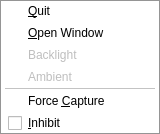
<?xml version="1.0" encoding="UTF-8"?>
<ui version="4.0">
 <class>TrayMenu</class>
 <widget class="QMenu" name="TrayMenu">
  <property name="title">
   <string/>
  </property>
  <action name="actionQuit">
   <property name="text">
    <string>&amp;Quit</string>
   </property>
  </action>
  <action name="actionCapture">
   <property name="text">
    <string>Force &amp;Capture</string>
   </property>
  </action>
  <action name="actionOpen">
   <property name="text">
    <string>&amp;Open Window</string>
   </property>
  </action>
  <action name="actionInhibit">
   <property name="checkable">
    <bool>true</bool>
   </property>
   <property name="text">
    <string>&amp;Inhibit</string>
   </property>
  </action>
  <action name="actionBacklight">
   <property name="enabled">
    <bool>false</bool>
   </property>
   <property name="text">
    <string>Backlight</string>
   </property>
   <property name="menuRole">
    <enum>QAction::TextHeuristicRole</enum>
   </property>
  </action>
  <action name="actionAmbient">
   <property name="enabled">
    <bool>false</bool>
   </property>
   <property name="text">
    <string>Ambient</string>
   </property>
  </action>
  <addaction name="actionQuit"/>
  <addaction name="actionOpen"/>
  <addaction name="actionBacklight"/>
  <addaction name="actionAmbient"/>
  <addaction name="separator"/>
  <addaction name="actionCapture"/>
  <addaction name="actionInhibit"/>
 </widget>
 <resources/>
 <connections/>
</ui>
